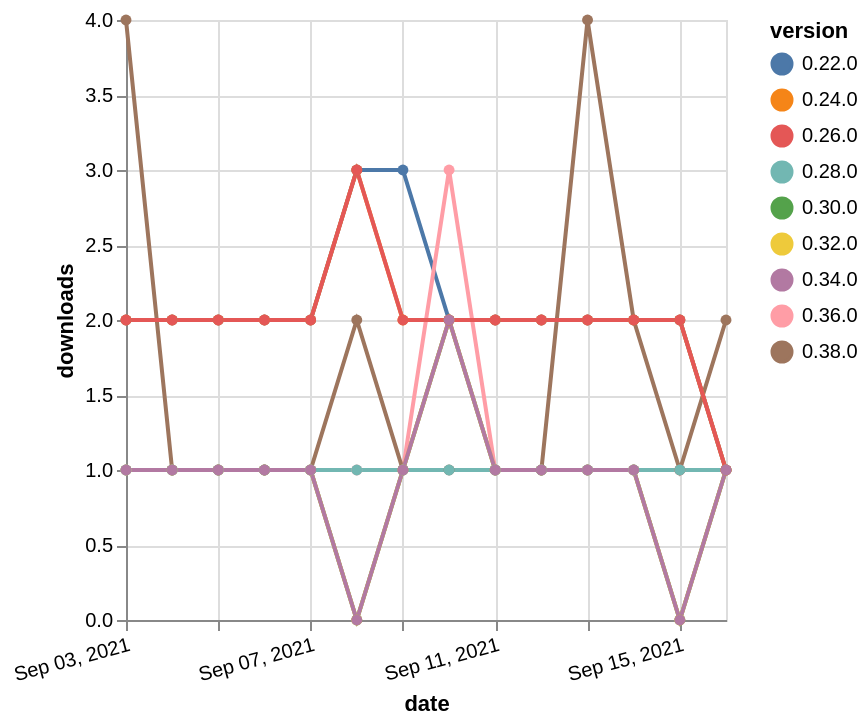

The specification (Vega-Lite) saved for this image:
### Vega-Lite specification from a JSON file in a GitHub repository (floating-point values rounded to 4 significant figures)
{"$schema": "https://vega.github.io/schema/vega-lite/v5.json", "description": "A simple bar chart with embedded data.", "data": {"values": [{"date": "2021-09-03", "total": 2554, "delta": 2, "version": "0.22.0"}, {"date": "2021-09-04", "total": 2556, "delta": 2, "version": "0.22.0"}, {"date": "2021-09-05", "total": 2558, "delta": 2, "version": "0.22.0"}, {"date": "2021-09-06", "total": 2560, "delta": 2, "version": "0.22.0"}, {"date": "2021-09-07", "total": 2562, "delta": 2, "version": "0.22.0"}, {"date": "2021-09-08", "total": 2565, "delta": 3, "version": "0.22.0"}, {"date": "2021-09-09", "total": 2568, "delta": 3, "version": "0.22.0"}, {"date": "2021-09-10", "total": 2570, "delta": 2, "version": "0.22.0"}, {"date": "2021-09-11", "total": 2572, "delta": 2, "version": "0.22.0"}, {"date": "2021-09-12", "total": 2574, "delta": 2, "version": "0.22.0"}, {"date": "2021-09-13", "total": 2576, "delta": 2, "version": "0.22.0"}, {"date": "2021-09-14", "total": 2578, "delta": 2, "version": "0.22.0"}, {"date": "2021-09-15", "total": 2580, "delta": 2, "version": "0.22.0"}, {"date": "2021-09-16", "total": 2581, "delta": 1, "version": "0.22.0"}, {"date": "2021-09-03", "total": 177, "delta": 1, "version": "0.30.0"}, {"date": "2021-09-04", "total": 178, "delta": 1, "version": "0.30.0"}, {"date": "2021-09-05", "total": 179, "delta": 1, "version": "0.30.0"}, {"date": "2021-09-06", "total": 180, "delta": 1, "version": "0.30.0"}, {"date": "2021-09-07", "total": 181, "delta": 1, "version": "0.30.0"}, {"date": "2021-09-08", "total": 181, "delta": 0, "version": "0.30.0"}, {"date": "2021-09-09", "total": 182, "delta": 1, "version": "0.30.0"}, {"date": "2021-09-10", "total": 184, "delta": 2, "version": "0.30.0"}, {"date": "2021-09-11", "total": 185, "delta": 1, "version": "0.30.0"}, {"date": "2021-09-12", "total": 186, "delta": 1, "version": "0.30.0"}, {"date": "2021-09-13", "total": 187, "delta": 1, "version": "0.30.0"}, {"date": "2021-09-14", "total": 188, "delta": 1, "version": "0.30.0"}, {"date": "2021-09-15", "total": 188, "delta": 0, "version": "0.30.0"}, {"date": "2021-09-16", "total": 189, "delta": 1, "version": "0.30.0"}, {"date": "2021-09-03", "total": 171, "delta": 1, "version": "0.36.0"}, {"date": "2021-09-04", "total": 172, "delta": 1, "version": "0.36.0"}, {"date": "2021-09-05", "total": 173, "delta": 1, "version": "0.36.0"}, {"date": "2021-09-06", "total": 174, "delta": 1, "version": "0.36.0"}, {"date": "2021-09-07", "total": 175, "delta": 1, "version": "0.36.0"}, {"date": "2021-09-08", "total": 176, "delta": 1, "version": "0.36.0"}, {"date": "2021-09-09", "total": 177, "delta": 1, "version": "0.36.0"}, {"date": "2021-09-10", "total": 180, "delta": 3, "version": "0.36.0"}, {"date": "2021-09-11", "total": 181, "delta": 1, "version": "0.36.0"}, {"date": "2021-09-12", "total": 182, "delta": 1, "version": "0.36.0"}, {"date": "2021-09-13", "total": 183, "delta": 1, "version": "0.36.0"}, {"date": "2021-09-14", "total": 184, "delta": 1, "version": "0.36.0"}, {"date": "2021-09-15", "total": 185, "delta": 1, "version": "0.36.0"}, {"date": "2021-09-16", "total": 186, "delta": 1, "version": "0.36.0"}, {"date": "2021-09-03", "total": 120, "delta": 4, "version": "0.38.0"}, {"date": "2021-09-04", "total": 121, "delta": 1, "version": "0.38.0"}, {"date": "2021-09-05", "total": 122, "delta": 1, "version": "0.38.0"}, {"date": "2021-09-06", "total": 123, "delta": 1, "version": "0.38.0"}, {"date": "2021-09-07", "total": 124, "delta": 1, "version": "0.38.0"}, {"date": "2021-09-08", "total": 126, "delta": 2, "version": "0.38.0"}, {"date": "2021-09-09", "total": 127, "delta": 1, "version": "0.38.0"}, {"date": "2021-09-10", "total": 128, "delta": 1, "version": "0.38.0"}, {"date": "2021-09-11", "total": 129, "delta": 1, "version": "0.38.0"}, {"date": "2021-09-12", "total": 130, "delta": 1, "version": "0.38.0"}, {"date": "2021-09-13", "total": 134, "delta": 4, "version": "0.38.0"}, {"date": "2021-09-14", "total": 136, "delta": 2, "version": "0.38.0"}, {"date": "2021-09-15", "total": 137, "delta": 1, "version": "0.38.0"}, {"date": "2021-09-16", "total": 139, "delta": 2, "version": "0.38.0"}, {"date": "2021-09-03", "total": 179, "delta": 1, "version": "0.32.0"}, {"date": "2021-09-04", "total": 180, "delta": 1, "version": "0.32.0"}, {"date": "2021-09-05", "total": 181, "delta": 1, "version": "0.32.0"}, {"date": "2021-09-06", "total": 182, "delta": 1, "version": "0.32.0"}, {"date": "2021-09-07", "total": 183, "delta": 1, "version": "0.32.0"}, {"date": "2021-09-08", "total": 183, "delta": 0, "version": "0.32.0"}, {"date": "2021-09-09", "total": 184, "delta": 1, "version": "0.32.0"}, {"date": "2021-09-10", "total": 186, "delta": 2, "version": "0.32.0"}, {"date": "2021-09-11", "total": 187, "delta": 1, "version": "0.32.0"}, {"date": "2021-09-12", "total": 188, "delta": 1, "version": "0.32.0"}, {"date": "2021-09-13", "total": 189, "delta": 1, "version": "0.32.0"}, {"date": "2021-09-14", "total": 190, "delta": 1, "version": "0.32.0"}, {"date": "2021-09-15", "total": 190, "delta": 0, "version": "0.32.0"}, {"date": "2021-09-16", "total": 191, "delta": 1, "version": "0.32.0"}, {"date": "2021-09-03", "total": 2911, "delta": 2, "version": "0.24.0"}, {"date": "2021-09-04", "total": 2913, "delta": 2, "version": "0.24.0"}, {"date": "2021-09-05", "total": 2915, "delta": 2, "version": "0.24.0"}, {"date": "2021-09-06", "total": 2917, "delta": 2, "version": "0.24.0"}, {"date": "2021-09-07", "total": 2919, "delta": 2, "version": "0.24.0"}, {"date": "2021-09-08", "total": 2922, "delta": 3, "version": "0.24.0"}, {"date": "2021-09-09", "total": 2924, "delta": 2, "version": "0.24.0"}, {"date": "2021-09-10", "total": 2926, "delta": 2, "version": "0.24.0"}, {"date": "2021-09-11", "total": 2928, "delta": 2, "version": "0.24.0"}, {"date": "2021-09-12", "total": 2930, "delta": 2, "version": "0.24.0"}, {"date": "2021-09-13", "total": 2932, "delta": 2, "version": "0.24.0"}, {"date": "2021-09-14", "total": 2934, "delta": 2, "version": "0.24.0"}, {"date": "2021-09-15", "total": 2936, "delta": 2, "version": "0.24.0"}, {"date": "2021-09-16", "total": 2937, "delta": 1, "version": "0.24.0"}, {"date": "2021-09-03", "total": 364, "delta": 1, "version": "0.28.0"}, {"date": "2021-09-04", "total": 365, "delta": 1, "version": "0.28.0"}, {"date": "2021-09-05", "total": 366, "delta": 1, "version": "0.28.0"}, {"date": "2021-09-06", "total": 367, "delta": 1, "version": "0.28.0"}, {"date": "2021-09-07", "total": 368, "delta": 1, "version": "0.28.0"}, {"date": "2021-09-08", "total": 369, "delta": 1, "version": "0.28.0"}, {"date": "2021-09-09", "total": 370, "delta": 1, "version": "0.28.0"}, {"date": "2021-09-10", "total": 371, "delta": 1, "version": "0.28.0"}, {"date": "2021-09-11", "total": 372, "delta": 1, "version": "0.28.0"}, {"date": "2021-09-12", "total": 373, "delta": 1, "version": "0.28.0"}, {"date": "2021-09-13", "total": 374, "delta": 1, "version": "0.28.0"}, {"date": "2021-09-14", "total": 375, "delta": 1, "version": "0.28.0"}, {"date": "2021-09-15", "total": 376, "delta": 1, "version": "0.28.0"}, {"date": "2021-09-16", "total": 377, "delta": 1, "version": "0.28.0"}, {"date": "2021-09-03", "total": 2355, "delta": 2, "version": "0.26.0"}, {"date": "2021-09-04", "total": 2357, "delta": 2, "version": "0.26.0"}, {"date": "2021-09-05", "total": 2359, "delta": 2, "version": "0.26.0"}, {"date": "2021-09-06", "total": 2361, "delta": 2, "version": "0.26.0"}, {"date": "2021-09-07", "total": 2363, "delta": 2, "version": "0.26.0"}, {"date": "2021-09-08", "total": 2366, "delta": 3, "version": "0.26.0"}, {"date": "2021-09-09", "total": 2368, "delta": 2, "version": "0.26.0"}, {"date": "2021-09-10", "total": 2370, "delta": 2, "version": "0.26.0"}, {"date": "2021-09-11", "total": 2372, "delta": 2, "version": "0.26.0"}, {"date": "2021-09-12", "total": 2374, "delta": 2, "version": "0.26.0"}, {"date": "2021-09-13", "total": 2376, "delta": 2, "version": "0.26.0"}, {"date": "2021-09-14", "total": 2378, "delta": 2, "version": "0.26.0"}, {"date": "2021-09-15", "total": 2380, "delta": 2, "version": "0.26.0"}, {"date": "2021-09-16", "total": 2381, "delta": 1, "version": "0.26.0"}, {"date": "2021-09-03", "total": 150, "delta": 1, "version": "0.34.0"}, {"date": "2021-09-04", "total": 151, "delta": 1, "version": "0.34.0"}, {"date": "2021-09-05", "total": 152, "delta": 1, "version": "0.34.0"}, {"date": "2021-09-06", "total": 153, "delta": 1, "version": "0.34.0"}, {"date": "2021-09-07", "total": 154, "delta": 1, "version": "0.34.0"}, {"date": "2021-09-08", "total": 154, "delta": 0, "version": "0.34.0"}, {"date": "2021-09-09", "total": 155, "delta": 1, "version": "0.34.0"}, {"date": "2021-09-10", "total": 157, "delta": 2, "version": "0.34.0"}, {"date": "2021-09-11", "total": 158, "delta": 1, "version": "0.34.0"}, {"date": "2021-09-12", "total": 159, "delta": 1, "version": "0.34.0"}, {"date": "2021-09-13", "total": 160, "delta": 1, "version": "0.34.0"}, {"date": "2021-09-14", "total": 161, "delta": 1, "version": "0.34.0"}, {"date": "2021-09-15", "total": 161, "delta": 0, "version": "0.34.0"}, {"date": "2021-09-16", "total": 162, "delta": 1, "version": "0.34.0"}]}, "width": "container", "mark": {"type": "line", "point": {"filled": true}}, "encoding": {"x": {"field": "date", "type": "temporal", "timeUnit": "yearmonthdate", "title": "date", "axis": {"labelAngle": -15}}, "y": {"field": "delta", "type": "quantitative", "title": "downloads"}, "color": {"field": "version", "type": "nominal"}, "tooltip": {"field": "delta"}}}
